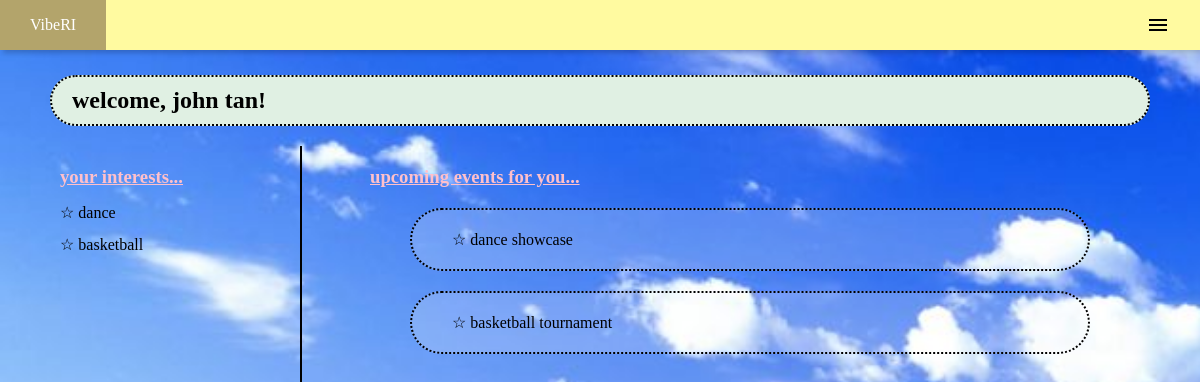
Page /home (signed in) on the committed database.
### tables this page shows
CREATE TABLE users (
user_id INTEGER PRIMARY KEY,
fullname TEXT,
user_class TEXT,
phone INTEGER,
email TEXT,
password TEXT
);

CREATE TABLE interests (
interest_id INTEGER PRIMARY KEY,
interest TEXT,
description TEXT
);

CREATE TABLE "events" (
	`event_id`	INTEGER,
	`interest_id`	INTEGER,
	`title`	TEXT,
	`description`	TEXT,
	`event_date`	DATE,
	`location`	TEXT,
	PRIMARY KEY(`event_id`),
	FOREIGN KEY(`interest_id`) REFERENCES `interests`(`interest_id`)
);

### app.py (the view)
@app.route('/home')
def home():
	session['interest'] = None
	session['event'] = None
	user_id = db.get_user_id(session['fullname'])[0]
	events = []
	interests = []
	marker_event = False
	marker_interest = False
	event_ids = db.get_user_event_info(user_id)
	if event_ids:
		print('eventid',event_ids)
		marker_event = True
		for event_id in event_ids:
			event = db.get_event(event_id[0])[0]
			events.append(event)
		print('try',events)
	else:
		event_all = db.get_all_event_info()
		print(event_all)
		for event in event_all:
			events.append(event[2])
		print('except',events)
	interest_ids = db.get_user_interest_info(user_id)
	if interest_ids:
		marker_interest = True
		for interest_id in interest_ids:
			interest = db.get_interest(interest_id[0])[0]
			interests.append(interest)
	else:
		interest_all = db.get_all_interest_info()
		print(interest_all)
		for interest in interest_all:
			interests.append(interest[1])
	return render_template('home.html', marker_interest=marker_interest, marker_event=marker_event, events=events, interests=interests)

### db.py (called while the page is built)
def get_user_id(fullname):
	connection = sqlite3.connect('viberi.db')
	info = connection.execute('SELECT user_id FROM users WHERE fullname=?',(fullname,)).fetchone()
	connection.close()
	return info

def get_event(event_id):
	connection = sqlite3.connect('viberi.db')
	info = connection.execute('SELECT title FROM events WHERE event_id = ?',(event_id,)).fetchone()
	connection.close()
	return info

def get_user_event_info(user_id):
	connection = sqlite3.connect('viberi.db')
	info = connection.execute('SELECT event_id FROM users_events WHERE user_id = ?',(user_id,)).fetchall()
	connection.close()
	return info

def get_interest(interest_id):
	connection = sqlite3.connect('viberi.db')
	info = connection.execute('SELECT interest FROM interests WHERE interest_id = ?',(interest_id,)).fetchone()
	connection.close()
	return info

def get_user_interest_info(user_id):
	connection = sqlite3.connect('viberi.db')
	info = connection.execute('SELECT interest_id FROM users_interests WHERE user_id = ?',(user_id,)).fetchall()
	connection.close()
	return info

### templates/home.html (shortened to what this page needs)
{% extends 'layout.html' %}
{% block content %}
    <h2 class='welcome'>welcome, {{ session.fullname }}!</h2>
	<div class="sidenav">
		{% if marker_interest %}
			<h3 class='home'><u>your interests...</u></h3>
			{% for interest in interests %}
				<a href='/interest/?id={{ interest }}' class='interest'>☆ {{ interest }}</a>
			{% endfor %}
		{% else %}
			<h3 class='home'><u>find an interest you like!</u></h3>
			{% for interest in interests %}
				<a href='/interest/?id={{ interest }}' class='interest'>☆ {{ interest }}</a>
			{% endfor %}
		{% endif %}
	</div>
	<div class='main'>
		{% if marker_event %}
		<h3 class='home'><u>upcoming events for you...</u></h3>
			{% for event in events %}
				<a href='/event/?id={{ event }}' class='event'>☆ {{ event }}</a>
			{% endfor %}
		{% else %}
			<h3 class='home'><u>browse through all the events we have!</u></h3>
			{% for event in events %}
					<a href='/event/?id={{ event }}' class='event'>☆ {{ event }}</a>
			{% endfor %}
		{% endif %}
	</div>
{% endblock %}

### static/style.css (style rules this page uses)
body { font-family: 'Comic Sans MS', cursive; background: #fffaa0; min-height: 100vh; background-image: url('empty_sky_grass.jpg'); background-size: cover; background-repeat: no-repeat; background-attachment: fixed; }
.sidenav { height: 80%; width: 300px; position: absolute; z-index: 1; left: 0; border-right: 2px solid black; overflow-x: hidden; padding: 10px 0px; }
.main { margin-left: 300px; padding: 10px; }
.home { margin: 10px 60px; color: pink; }
.welcome { margin: 75px 50px 20px 50px; padding: 10px 20px; display: flex; background: #e0f0e3; border: 2px dotted black; border-radius: 50px; }
.event { margin: 20px 100px; padding: 20px 40px; display: grid; align-items: center; border: 2px dotted black; border-radius: 50px; background: rgba(256, 256, 256, 0.2); }
a { text-decoration: none; color: black; }
.interest { margin: 3px 50px; padding: 5px 10px; display: grid; }

### templates/layout.html (style rules this page uses)
* { margin: 0; padding: 0; }

### rows in the picture
users: fullname "john tan"
interests: interest "dance"
interests: interest "basketball"
events: title "dance showcase"
events: title "basketball tournament"
